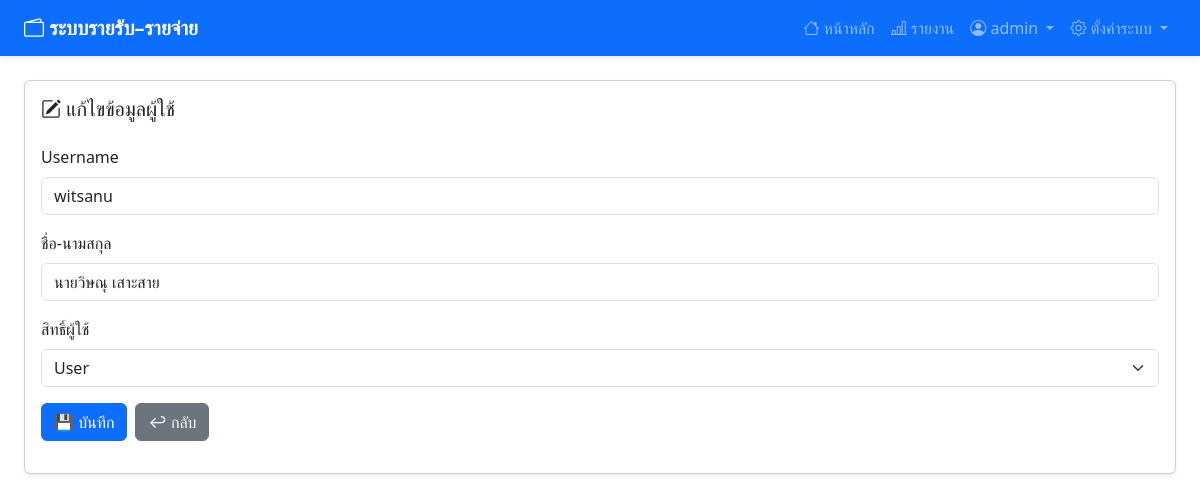
The app's page /users/edit_user.php?id=3 (signed in) with its own data.
### tables this page shows
CREATE TABLE `users`  (
  `id` int NOT NULL AUTO_INCREMENT,
  `username` varchar(50) NOT NULL,
  `role` enum('admin','user','demo') NOT NULL DEFAULT 'user',
  `password` varchar(255) NOT NULL,
  `fullname` varchar(100) NULL DEFAULT NULL,
  `created_at` timestamp NOT NULL DEFAULT CURRENT_TIMESTAMP,
  `provider` varchar(20) NULL DEFAULT NULL,
  `provider_id` varchar(100) NULL DEFAULT NULL,
  `status` enum('active','inactive','banned') NULL DEFAULT 'active',
  PRIMARY KEY (`id`) USING BTREE,
  UNIQUE INDEX `username`(`username`) USING BTREE
);

### users/edit_user.php (the view, shortened to what this page needs)
<?php
require '../includes/config.php';
$id = (int)($_GET['id'] ?? 0);
$stmt = $conn->prepare("
    SELECT id, username, fullname, role
    FROM users
    WHERE id = ?
");
$stmt->bind_param("i", $id);
$stmt->execute();
$user = $stmt->get_result()->fetch_assoc();
?>
<head>
<?php require 'head.php'; ?>
</head>
<body>
<?php require 'navbar1.php'; ?>
		<div class="container-fluid px-4 py-4">
		<div class="card shadow-sm">
			<div class="card-body">
				<h5 class="mb-4">
					<i class="bi bi-pencil-square"></i> แก้ไขข้อมูลผู้ใช้
				</h5>
			<form method="post">
				<div class="mb-3">
					<label class="form-label">Username</label>
					<input type="text" name="username"
						   class="form-control"
						   value="<?= htmlspecialchars($user['username']) ?>" required>
				</div>
				<div class="mb-3">
					<label class="form-label">ชื่อ-นามสกุล</label>
					<input type="text" name="fullname"
						   class="form-control"
						   value="<?= htmlspecialchars($user['fullname']) ?>" required>
				</div>
				<div class="mb-3">
					<label class="form-label">สิทธิ์ผู้ใช้</label>
					<select name="role" class="form-select" required>
						<option value="user"  <?= $user['role']=='user'?'selected':'' ?>>User</option>
					</select>
				</div>
				<div class="d-flex gap-2">
					<button name="save" class="btn btn-primary">
						💾 บันทึก
					</button>
					<a href="user-manager.php" class="btn btn-secondary">
						↩ กลับ
					</a>
				</div>
			</form>
			</div>
		</div>
	</div>
</body>
</html>

### records on screen
users: username "witsanu", fullname "นายวิษณุ เสาะสาย", role "User"

### other values on screen
$_SESSION['username'] "admin"
